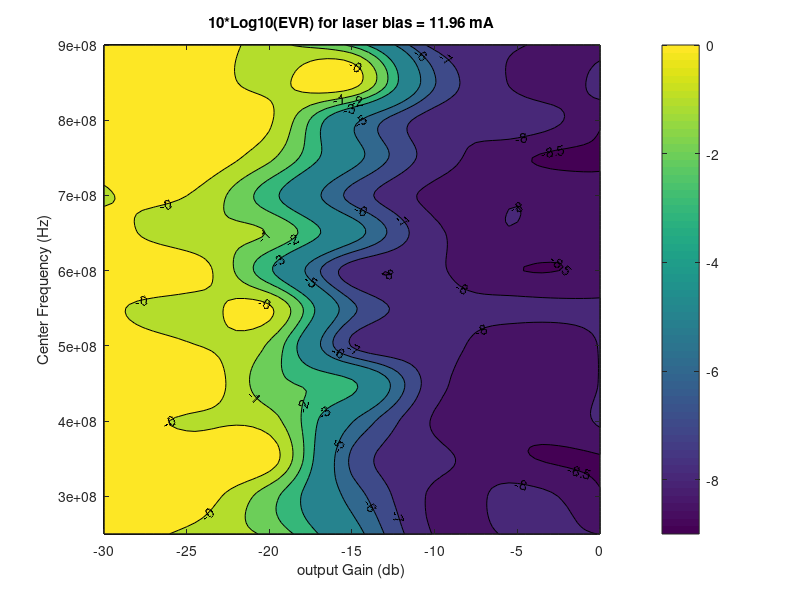
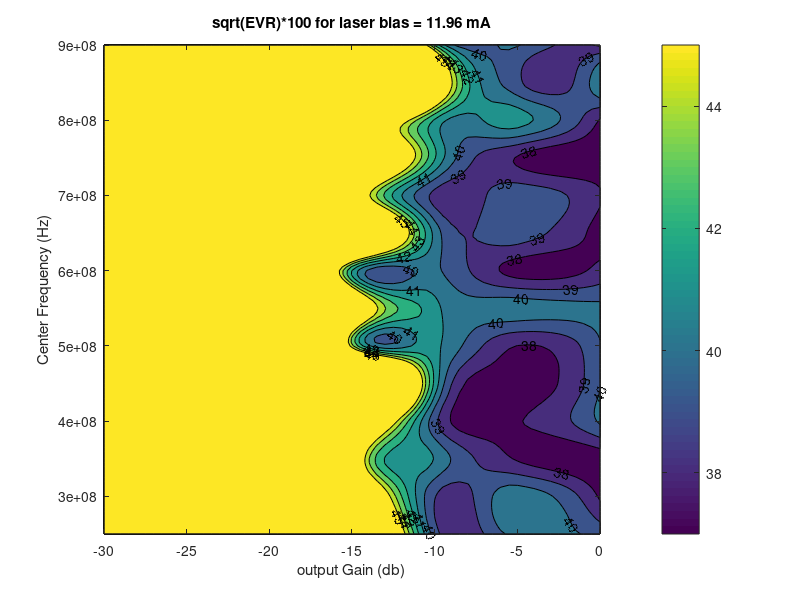
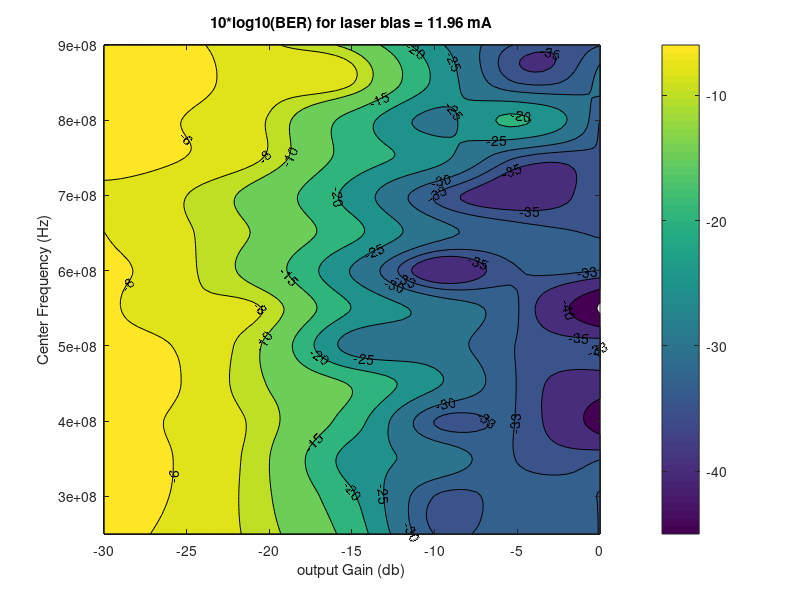

MATLAB code to generate these figures, in order:
%courant bias%
courant_bias = 11.96; %(mA)%

minGain = -30; %minimum transmited power gain (in db)
maxGain =  0; %maximum transmited power gain (in db)
padGain = 5;   %measure pad for gains
numMeasurmentsGain = (abs(minGain) - abs(maxGain))/padGain;

minCarrierFrequency =  2.5e8; %minimum center frequency supported by adalm pluto (in hz)
maxCarrierFrequency =  9e8; %maximum centr frequency supported by the laser (in hz)
padCarrierFrequency =  50000e3; %pad of 10 khZ
numMeasurementsFreq = (maxCarrierFrequency-minCarrierFrequency)/padCarrierFrequency;
AverageError_function_Gain_CarrierFrequency = zeros(numMeasurementsFreq,numMeasurmentsGain);
Ber_function_Gain_CarrierFrequency = zeros(numMeasurementsFreq,numMeasurmentsGain);

x = minGain : padGain : maxGain;
y = minCarrierFrequency : padCarrierFrequency : maxCarrierFrequency;

% 0.7071 - 0.7071i
data_EVR_qam = [1.28668998400991,0.943003477784965,0.750760529512790,0.359868495817725,0.155812690067524,0.162069551787320,0.158167673936861;
    1.14455538870994,1.18714516183237,0.691612915484819,0.287464367988018,0.152549824863527,0.165396332655013,0.143283335890140;
    1.21283277036007,1.24218960715407,1.14706426756929,0.240040685455994,0.167659495029795,0.143614613173275,0.139865926184329;
    1.16792166228913,0.968159248707415,0.882389537462175,0.321441450267402,0.154504139146963,0.144104586752615,0.161225576522341;
    1.11368551898564,1.32746885727501,0.684568601074967,0.525775375798711,0.173713265763559,0.141941216847546,0.159448426700479;
    1.18135015165533,1.02644667087464,0.763810712523426,0.196515692226596,0.170244731295341,0.144262186021427,0.159575832622678;
    1.10174403426274,0.878293385018148,1.03644582269553,0.264735795160336,0.170928682583555,0.164461166718372,0.161809211386819;
    1.20314960129714,1.21210703163147,0.522346653858931,0.175974998890708,0.161577667440129,0.141665304790619,0.146853042906854;
    1.20968535331870,0.831824060462707,0.781133742089896,0.362914019748633,0.165249460332983,0.156859432105656,0.141458975478750;
    0.960069589835727,1.00217030046404,0.548809539569271,0.233523011830965,0.149736422235746,0.157038185983788,0.145124237008161;
    1.21574682142963,1.22769401528436,0.834046348425297,0.354590745184550,0.177160668282567,0.143880178298705,0.139626610646792;
    1.09832075957039,1.14299068509037,1.03263869041586,0.345548935026740,0.175230306748084,0.171714175247331,0.143793222036821;
    1.26352056034100,1.16117038964462,0.943531892967274,1.11421830360753,0.254744674169454,0.154148484769846,0.167458612637744;
    1.20537105192157,1.28260530835516,0.858681566830887,0.594876412839322,0.182978640716298,0.160713002496307,0.142901260378265];


data_ber_qam = [0.300034340700000,0.209010989000000,0.118708791200000,0.0198076923000000,0,0.000851648400000000,0;
    0.293791208800000,0.227912087900000,0.104917582400000,0.0116483516000000,0,0.000659340700000000,0;
    0.284835164800000,0.232829670300000,0.100741758200000,0.00629120880000000,0.00203296700000000,0,0;
    0.279258241800000,0.226868131900000,0.118873626400000,0.0176098901000000,0,0,5.49451000000000e-05;
    0.296450260300000,0.242335164800000,0.0954670330000000,0.0286263736000000,0.00384615380000000,0,0.000192307700000000;
    0.280714285700000,0.227747252700000,0.0805219780000000,0.00197802200000000,0.00162087910000000,0,0;
    0.280802530800000,0.177582417600000,0.141510989000000,0.00972527470000000,0.00203296700000000,0.000521978000000000,2.74725000000000e-05;
    0.265412087900000,0.175741758200000,0.0526098901000000,0.00288461540000000,0.000192307700000000,0,0;
    0.251923076900000,0.167032967000000,0.0779945055000000,0.0137912088000000,0.00142857140000000,0.000659340700000000,0;
    0.228406593400000,0.158571428600000,0.0601923077000000,0.00673076920000000,0,0.000219780200000000,0;
    0.299700299700000,0.248983516500000,0.145439560400000,0.0196703297000000,0.00491758240000000,0,0;
    0.299761108500000,0.246016483500000,0.151208791200000,0.0206318681000000,0.00228021980000000,0.012197802200000,0;
    0.380090497700000,0.285956182200000,0.200329670300000,0.166428571400000,0.00824175820000000,0,0.00126373630000000;
    0.335475844900000,0.272417582400000,0.171538461500000,0.0739560440000000,0.00423076920000000,0.000467033000000000,0];


figure (1)
z1 = 10*log10(data_EVR_qam);
%z1(isinf(-z1)) = -5.1;
[Xq,Yq] = ndgrid(minGain:(padGain/10):maxGain,...
    minCarrierFrequency:(padCarrierFrequency/10):maxCarrierFrequency);
% Vq = F(Xq,Yq);
Vq = interp2(x,y,z1,Xq,Yq,'cubic');
contourf(Xq,Yq,Vq,[-11 -10 -9.5 -9 -8.5 -8 -7 -6 -5 -3 -2 -1 -0 ],'ShowText','on');
colorbar  
title('10*Log10(EVR) for laser bias = 11.96 mA');
xlabel('output Gain (db)');
ylabel('Center Frequency (Hz)');

figure (2)
z2 = sqrt(data_EVR_qam)*100;
%z1(isinf(-z1)) = -5.1;
[Xq,Yq] = ndgrid(minGain:(padGain/10):maxGain,...
    minCarrierFrequency:(padCarrierFrequency/10):maxCarrierFrequency);
% Vq = F(Xq,Yq);
Vq = interp2(x,y,z2,Xq,Yq,'cubic');
contourf(Xq,Yq,Vq,[45 44 43 42 41 40 39 38 37 36 35 34 ],'ShowText','on');
colorbar 
title('sqrt(EVR)*100 for laser bias = 11.96 mA');
xlabel('output Gain (db)');
ylabel('Center Frequency (Hz)');

figure (3)
z3 = 10*log10(data_ber_qam);
z3(isinf(-z3)) = -33.1;
[Xq,Yq] = ndgrid(minGain:(padGain/10):maxGain,...
    minCarrierFrequency:(padCarrierFrequency/10):maxCarrierFrequency);
% Vq = F(Xq,Yq);
Vq = interp2(x,y,z3,Xq,Yq,'cubic');
contourf(Xq,Yq,Vq,[-45 -40 -35 -33 -30 -25 -20 -15 -10 -8 -6 -4],'ShowText','on');
colorbar 
title('10*log10(BER) for laser bias = 11.96 mA');
xlabel('output Gain (db)');
ylabel('Center Frequency (Hz)');


